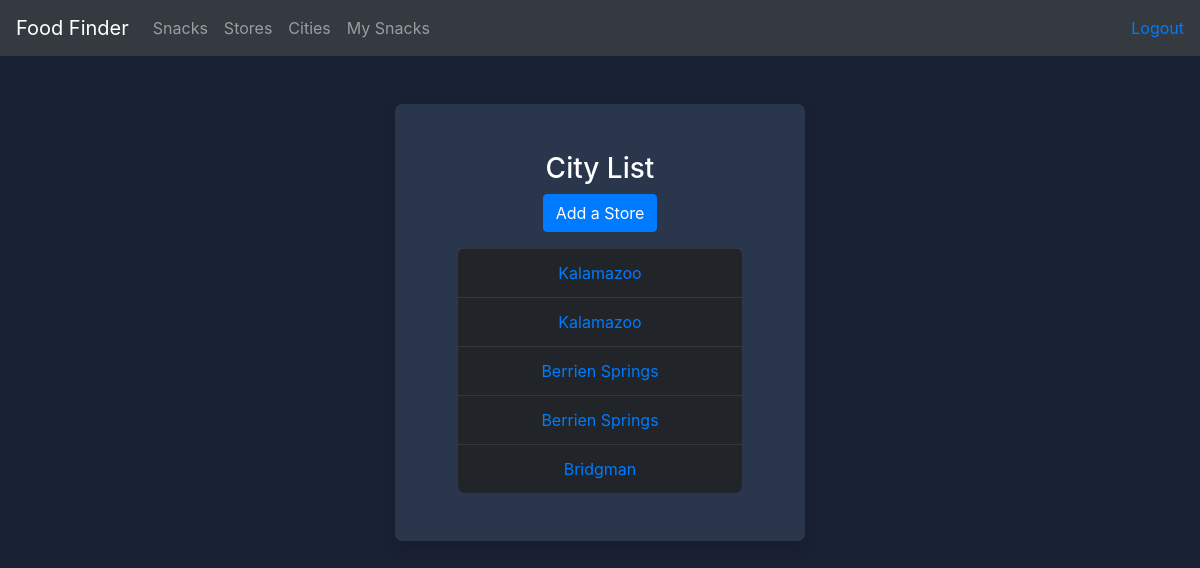
Page /food/cities/ (signed in) on the committed database.
### food/models.py (models this page shows, shortened)
class Store(models.Model):
    name = models.CharField(max_length=255)
    city = models.CharField(max_length=255)

### food/views.py (the view)
# urls.py: path('cities/', views.cities, name='cities'),
def cities(request):
    stores_list = Store.objects.all()
    city_list = stores_list.values('city').distinct()
    context = {
        'stores_list': stores_list,
        'city_list': city_list,
    }
    return render(request, 'food/cities.html', context)

### food/templates/food/cities.html
{% extends 'food/base.html' %}
{% block content %}
    <div class="row justify-content-center mt-5">
        <div class="col-lg-4 col-md-6 col-10 text-center shadow justify-content-center">
            <div class="m-5">
                <h3 class="mb-2">City List</h3>
                <a class="text-white btn btn-md btn-primary mb-3" href="{% url 'food:create_store' %}">Add a Store</a>
                {% if city_list %}
                    <table class="table table-dark">
                        <tbody>
                        {% for city in city_list %}
                            {% for store in stores_list %}
                                {% if city.city == store.city %}
                                    <tr>
                                        <td><a href="{% url 'food:city_details' store.id %}">{{ city.city }}</a></td>
                                    </tr>
                                {% endif %}
                            {% endfor %}
                        {% endfor %}
                        </tbody>
                    </table>
                {% endif %}
            </div>
        </div>
    </div>
{% endblock %}

### static/css/custom-styles.css (style rules this page uses)
body { background-color: #192134; color: white; }
.shadow { background-color: #2A364C; border-radius: 7px; }
.table-dark { border-radius: 7px; }

### rows in the picture
Store: city "Kalamazoo"
Store: city "Kalamazoo"
Store: city "Berrien Springs"
Store: city "Berrien Springs"
Store: city "Bridgman"
